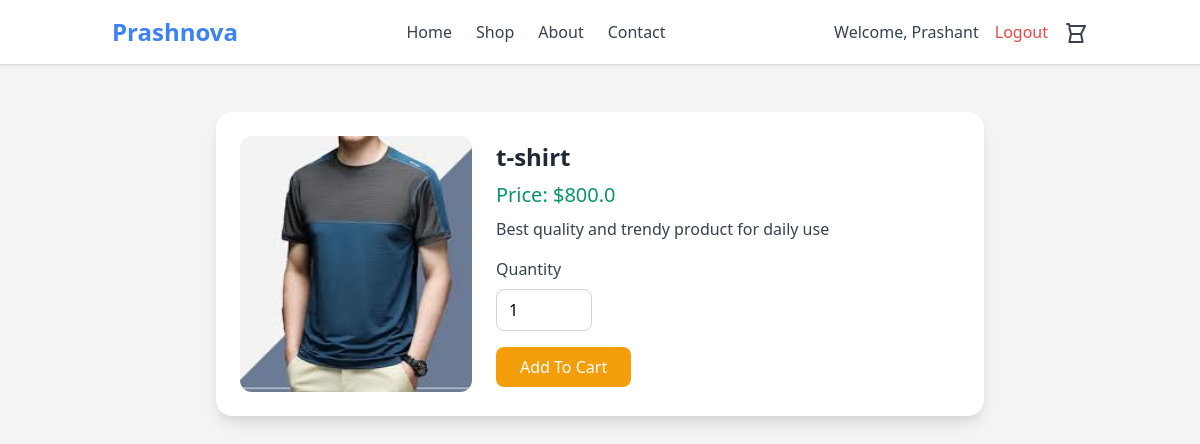
Screenshot of /cart/1 (signed in) with the database file from the repository.
### main.py (models this page shows, shortened)
class Product(db.Model):
    id = db.Column(db.Integer, primary_key=True)
    title = db.Column(db.String(100), nullable=False)
    category = db.Column(db.String(100), nullable=False)
    price = db.Column(db.Float, nullable=False)
    description = db.Column(db.String(200), nullable=False)
    quantity = db.Column(db.Integer, nullable=False)
    image = db.Column(db.String(600), nullable=False)

### main.py (the view)
@app.route("/cart/<pid>")
def cart(pid):
    user_logged_in = "username" and "user_id" in session
    if user_logged_in:
        product = Product.query.get_or_404(pid)
        return render_template("checkout.html", product=product)
    else:
        return redirect("/login")

### main.py (called while the page is built)
@app.context_processor
def inject_user_status():
    user_logged_in = "username" and "user_id" in session
    try:
        return {"user_logged_in": user_logged_in, "username": session["username"]}
    except:
        return {"user_logged_in": user_logged_in}

### templates/checkout.html
{% extends 'base.html' %}
{% block content %}
<div class="container mx-auto py-8">
    <div class="bg-white shadow-lg rounded-2xl p-6 max-w-3xl mx-auto">
        <div class="flex flex-col lg:flex-row items-center gap-6">
            <div class="w-full lg:w-1/3">
                <img src="{{ url_for('image', filename=product.image) }}" alt="{{ product.title }}" class="rounded-xl w-full h-64 object-cover">
            </div>
            <div class="w-full lg:w-2/3">
                <h2 class="text-2xl font-bold text-gray-800 mb-2">{{ product.title }}</h2>
                <p class="text-xl text-green-600 mb-2">Price: ${{ product.price }}</p>
                <p class="text-gray-700 mb-4">{{ product.description }}</p>
                <form action="{{ url_for('buy', pid=product.id) }}" method="post" class="space-y-4">
                    <div>
                        <label class="block text-gray-700 mb-2">Quantity</label>
                        <input type="number" name="quantity" min="1" value="1" class="w-24 px-3 py-2 border border-gray-300 rounded-lg focus:outline-none focus:ring-2 focus:ring-blue-500">
                    </div>
                    <div>
                        <button type="submit" class="bg-yellow-500 text-white px-6 py-2 rounded-lg hover:bg-yellow-600 transition">Add To Cart</button>
                    </div>
                </form>
            </div>
        </div>
    </div>
</div>
{% endblock %}

### rows the page displays
Product: image+title (picture), title "t-shirt", price "800.0", description "Best quality and trendy product for daily use"

### other values shown
{{ username }} "Prashant"
